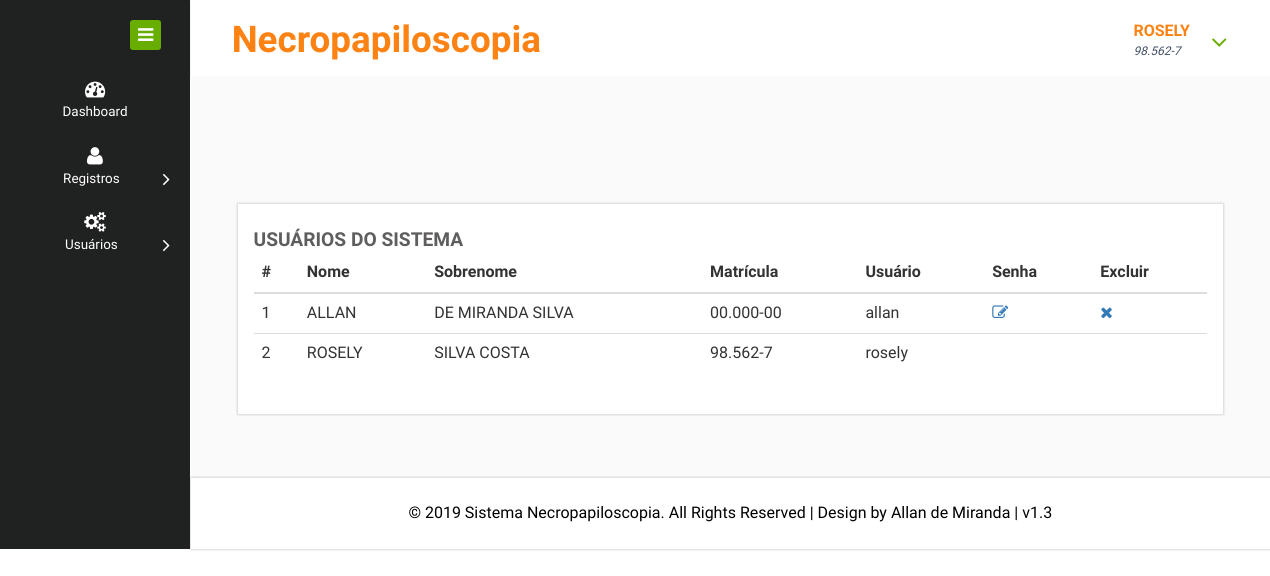
/listaUsuarios.php (signed in), run on the app's committed database.
### tables this page shows
CREATE TABLE `usuarios` (
  `id` int(10) UNSIGNED NOT NULL,
  `nome` varchar(100) NOT NULL,
  `sobre_nome` varchar(100) NOT NULL,
  `cargo` varchar(100) NOT NULL,
  `matricula` varchar(100) NOT NULL,
  `usuario` varchar(50) NOT NULL,
  `senha` varchar(50) NOT NULL
);

### listaUsuarios.php (the view, shortened to what this page needs)
<!DOCTYPE HTML>
<html>
<?php include 'head.php'; ?>
<body>
	<div class="page-container">
		<div class="left-content">
			<div class="mother-grid-inner">
				<?php include 'nav.php'; ?>
				<div class="inner-block">
					<div class="typography">
						<div class="col-md-12 chit-chat-layer1-left">
							<div class="work-progres">
								<div class="chit-chat-heading">
									Usuários do sistema
								</div>
								<div class="table-responsive">
									<table class="table table-hover">
										<thead>
											<tr>
												<th>#</th>
												<th>Nome</th>
												<th>Sobrenome</th>
												<th>Matrícula</th>
												<th>Usuário</th>
												<th>Senha</th>
												<th>Excluir</th>
											</tr>
										</thead>
										<tbody>
											<?php
											$servername = $_SG['servidor'];
											$username = $_SG['usuario'];
											$password = $_SG['senha'];
											$dbname = $_SG['banco'];
											$conn = mysqli_connect($servername, $username, $password, $dbname);
											$sql = "SELECT * FROM usuarios";
											$result = mysqli_query($conn, $sql);
											if (mysqli_num_rows($result) > 0) {
												while ($row = mysqli_fetch_assoc($result)) {
													echo "<tr>";
													echo "<td>" . $row["id"] . "</td>";
													echo "<td>" . $row["nome"] . "</td>";
													echo "<td>" . $row["sobre_nome"] . "</td>";
													echo "<td>" . $row["matricula"] . "</td>";
													echo "<td>" . $row["usuario"] . "</td>";
													if ($row["id"] == $_SESSION['usuarioID']) {
														echo '<td></td>';
														echo '<td></td>';
													} else {
														echo '<td><a href="?editar=' . $row["id"] . '"><i class="fa fa-edit"></a></td>';
														echo '<td><a href="?excluir=' . $row["id"] . '"><i class="fa fa-remove"></a></td>';
													}
													echo "</tr>";
												}
											} else {
												echo "0 results";
											}
											?>
										</tbody>
									</table>
								</div>
							</div>
						</div>
					</div>
				</div>
				<?php include 'footer.php'; ?>
			</div>
		</div>
		<?php include 'menu.php'; ?>
	</div>
</body>
</html>

### data on the page
usuarios: id "1", nome "ALLAN", sobre_nome "DE MIRANDA SILVA", matricula "00.000-00", usuario "allan"
usuarios: id "2", nome "ROSELY", sobre_nome "SILVA COSTA", matricula "98.562-7", usuario "rosely"

### other printed values
$_SESSION['usuarioNome'] "ROSELY"
$_SESSION['usuarioMatricula'] "98.562-7"
